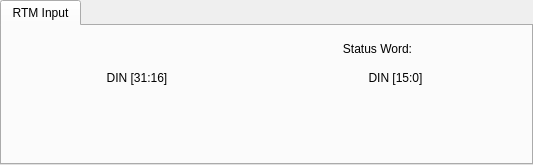
            <widget class="QTabWidget" name="tabWidget">
             <property name="currentIndex">
              <number>0</number>
             </property>
             <widget class="QWidget" name="tab_7">
              <attribute name="title">
               <string>RTM Input</string>
              </attribute>
              <layout class="QGridLayout" name="gridLayout_23">
               <property name="topMargin">
                <number>9</number>
               </property>
               <item row="1" column="0">
                <layout class="QGridLayout" name="gridLayout_22">
                 <item row="1" column="1">
                  <widget class="PyDMByteIndicator" name="PyDMByteIndicator">
                   <property name="minimumSize">
                    <size>
                     <width>400</width>
                     <height>60</height>
                    </size>
                   </property>
                   <property name="toolTip">
                    <string/>
                   </property>
                   <property name="channel" stdset="0">
                    <string>ca://${P}:RTM_DI</string>
                   </property>
                   <property name="orientation" stdset="0">
                    <enum>Qt::Horizontal</enum>
                   </property>
                   <property name="showLabels" stdset="0">
                    <bool>true</bool>
                   </property>
                   <property name="bigEndian" stdset="0">
                    <bool>true</bool>
                   </property>
                   <property name="labelPosition" stdset="0">
                    <enum>QTabWidget::South</enum>
                   </property>
                   <property name="numBits" stdset="0">
                    <number>16</number>
                   </property>
                   <property name="shift" stdset="0">
                    <number>16</number>
                   </property>
                   <property name="labels" stdset="0">
                    <stringlist>
                     <string>16</string>
                     <string>17</string>
                     <string>18</string>
                     <string>19</string>
                     <string>20</string>
                     <string>21</string>
                     <string>22</string>
                     <string>23</string>
                     <string>24</string>
                     <string>25</string>
                     <string>26</string>
                     <string>27</string>
                     <string>28</string>
                     <string>29</string>
                     <string>30</string>
                     <string>31</string>
                    </stringlist>
                   </property>
                  </widget>
                 </item>
                 <item row="0" column="2">
                  <widget class="QLabel" name="label_35">
                   <property name="minimumSize">
                    <size>
                     <width>0</width>
                     <height>20</height>
                    </size>
                   </property>
                   <property name="text">
                    <string>DIN [15:0]</string>
                   </property>
                   <property name="alignment">
                    <set>Qt::AlignCenter</set>
                   </property>
                  </widget>
                 </item>
                 <item row="0" column="3">
                  <spacer name="horizontalSpacer_9">
                   <property name="orientation">
                    <enum>Qt::Horizontal</enum>
                   </property>
                   <property name="sizeHint" stdset="0">
                    <size>
                     <width>40</width>
                     <height>20</height>
                    </size>
                   </property>
                  </spacer>
                 </item>
                 <item row="1" column="2">
                  <widget class="PyDMByteIndicator" name="PyDMByteIndicator_2">
                   <property name="minimumSize">
                    <size>
                     <width>400</width>
                     <height>60</height>
                    </size>
                   </property>
                   <property name="maximumSize">
                    <size>
                     <width>16777215</width>
                     <height>16777215</height>
                    </size>
                   </property>
                   <property name="toolTip">
                    <string/>
                   </property>
                   <property name="channel" stdset="0">
                    <string>ca://${P}:RTM_DI</string>
                   </property>
                   <property name="orientation" stdset="0">
                    <enum>Qt::Horizontal</enum>
                   </property>
                   <property name="showLabels" stdset="0">
                    <bool>true</bool>
                   </property>
                   <property name="bigEndian" stdset="0">
                    <bool>true</bool>
                   </property>
                   <property name="labelPosition" stdset="0">
                    <enum>QTabWidget::South</enum>
                   </property>
                   <property name="numBits" stdset="0">
                    <number>16</number>
                   </property>
                   <property name="shift" stdset="0">
                    <number>0</number>
                   </property>
                   <property name="labels" stdset="0">
                    <stringlist>
                     <string>0</string>
                     <string>1</string>
                     <string>2</string>
                     <string>3</string>
                     <string>4</string>
                     <string>5</string>
                     <string>6</string>
                     <string>7</string>
                     <string>8</string>
                     <string>9</string>
                     <string>10</string>
                     <string>11</string>
                     <string>12</string>
                     <string>13</string>
                     <string>14</string>
                     <string>15</string>
                    </stringlist>
                   </property>
                  </widget>
                 </item>
                 <item row="1" column="0">
                  <spacer name="horizontalSpacer_10">
                   <property name="orientation">
                    <enum>Qt::Horizontal</enum>
                   </property>
                   <property name="sizeHint" stdset="0">
                    <size>
                     <width>40</width>
                     <height>20</height>
                    </size>
                   </property>
                  </spacer>
                 </item>
                 <item row="0" column="1">
                  <widget class="QLabel" name="label_34">
                   <property name="minimumSize">
                    <size>
                     <width>0</width>
                     <height>20</height>
                    </size>
                   </property>
                   <property name="text">
                    <string>DIN [31:16]</string>
                   </property>
                   <property name="alignment">
                    <set>Qt::AlignCenter</set>
                   </property>
                  </widget>
                 </item>
                </layout>
               </item>
               <item row="0" column="0">
                <widget class="QFrame" name="frame_4">
                 <property name="minimumSize">
                  <size>
                   <width>0</width>
                   <height>25</height>
                  </size>
                 </property>
                 <property name="frameShape">
                  <enum>QFrame::NoFrame</enum>
                 </property>
                 <property name="frameShadow">
                  <enum>QFrame::Raised</enum>
                 </property>
                 <layout class="QGridLayout" name="gridLayout_25">
                  <property name="leftMargin">
                   <number>0</number>
                  </property>
                  <property name="topMargin">
                   <number>0</number>
                  </property>
                  <property name="rightMargin">
                   <number>0</number>
                  </property>
                  <property name="bottomMargin">
                   <number>0</number>
                  </property>
                  <property name="horizontalSpacing">
                   <number>5</number>
                  </property>
                  <property name="verticalSpacing">
                   <number>0</number>
                  </property>
                  <item row="0" column="1">
                   <layout class="QGridLayout" name="gridLayout_24">
                    <property name="horizontalSpacing">
                     <number>10</number>
                    </property>
                    <item row="0" column="0">
                     <widget class="QLabel" name="label_36">
                      <property name="text">
                       <string>Status Word:</string>
                      </property>
                      <property name="alignment">
                       <set>Qt::AlignRight|Qt::AlignTrailing|Qt::AlignVCenter</set>
                      </property>
                     </widget>
                    </item>
                    <item row="0" column="1">
                     <widget class="PyDMLabel" name="PyDMLabel_53">
                      <property name="minimumSize">
                       <size>
                        <width>100</width>
                        <height>0</height>
                       </size>
                      </property>
                      <property name="toolTip">
                       <string/>
                      </property>
                      <property name="alignment">
                       <set>Qt::AlignCenter</set>
                      </property>
                      <property name="rules" stdset="0">
                       <string>[{&quot;name&quot;: &quot;New Rule&quot;, &quot;property&quot;: &quot;Text&quot;, &quot;initial_value&quot;: &quot;&quot;, &quot;expression&quot;: &quot;'0x{:X}'.format(ch[0] if ch[0]&gt;=0 else ch[0]+2**32)&quot;, &quot;channels&quot;: [{&quot;channel&quot;: &quot;ca://${P}:RTM_DI&quot;, &quot;trigger&quot;: true, &quot;use_enum&quot;: true}]}]</string>
                      </property>
                      <property name="precision" stdset="0">
                       <number>0</number>
                      </property>
                      <property name="showUnits" stdset="0">
                       <bool>false</bool>
                      </property>
                      <property name="precisionFromPV" stdset="0">
                       <bool>true</bool>
                      </property>
                      <property name="alarmSensitiveContent" stdset="0">
                       <bool>true</bool>
                      </property>
                      <property name="alarmSensitiveBorder" stdset="0">
                       <bool>true</bool>
                      </property>
                      <property name="PyDMToolTip" stdset="0">
                       <string/>
                      </property>
                      <property name="channel" stdset="0">
                       <string/>
                      </property>
                      <property name="displayFormat" stdset="0">
                       <enum>PyDMLabel::String</enum>
                      </property>
                     </widget>
                    </item>
                   </layout>
                  </item>
                  <item row="0" column="0">
                   <spacer name="horizontalSpacer_13">
                    <property name="orientation">
                     <enum>Qt::Horizontal</enum>
                    </property>
                    <property name="sizeHint" stdset="0">
                     <size>
                      <width>40</width>
                      <height>20</height>
                     </size>
                    </property>
                   </spacer>
                  </item>
                 </layout>
                </widget>
               </item>
              </layout>
             </widget>
            </widget>
